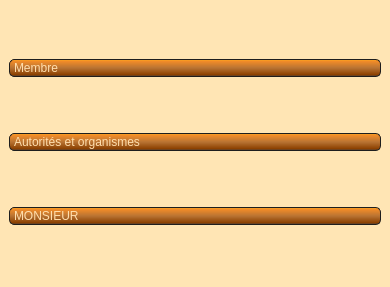
<?xml version="1.0" encoding="UTF-8"?>
<ui version="4.0">
 <class>filtre_mail</class>
 <widget class="QMainWindow" name="filtre_mail">
  <property name="geometry">
   <rect>
    <x>0</x>
    <y>0</y>
    <width>390</width>
    <height>287</height>
   </rect>
  </property>
  <property name="windowTitle">
   <string>AssoGestion - filtre email - AMSE</string>
  </property>
  <property name="styleSheet">
   <string notr="true">QWidget
{
    background-color: #FFE5B4;
}
QLineEdit
{
    background-color: QLinearGradient( x1: 0, y1: 0, x2: 0, y2: 1, stop: 0 #FFDEAD, stop: 0.1 #FAD5A5, stop: 0.5 #F4BB44, stop: 0.9 #FFAC1C, stop: 1 #E49B0F);
    padding: 1px;
    border-style: solid;
    border: 1px solid #1e1e1e;
    border-radius: 5;
}

QPushButton
{
    color: #FFDEAD;
    background-color: QLinearGradient( x1: 0, y1: 0, x2: 0, y2: 1, stop: 0 #FFAC1C, stop: 0.1 #F28C28, stop: 0.5 #B87333, stop: 0.9 #8B4000, stop: 1 #464646);
    border-width: 1px;
    border-color: #1e1e1e;
    border-style: solid;
    border-radius: 6;
    padding: 3px;
    font-size: 12px;
    padding-left: 5px;
    padding-right: 5px;
    min-width: 40px;
}

QPushButton:pressed
{
    background-color: QLinearGradient( x1: 0, y1: 0, x2: 0, y2: 1, stop: 0 #2d2d2d, stop: 0.1 #2b2b2b, stop: 0.5 #292929, stop: 0.9 #282828, stop: 1 #252525);
}

QComboBox
{
	color: #FFDEAD;
    selection-background-color: #FFDEAD;
    background-color: QLinearGradient( x1: 0, y1: 0, x2: 0, y2: 1, stop: 0 #FFAC1C, stop: 0.1 #F28C28, stop: 0.5 #B87333, stop: 0.9 #8B4000, stop: 1 #464646);
    border-style: solid;
    border: 1px solid #1e1e1e;
    border-radius: 5;
}

QComboBox:hover,QPushButton:hover
{
    border: 2px solid QLinearGradient( x1: 0, y1: 0, x2: 0, y2: 1, stop: 0 #FFAC1C, stop: 1 #F28C28);
}


QComboBox:on
{
    padding-top: 3px;
    padding-left: 4px;
    background-color: QLinearGradient( x1: 0, y1: 0, x2: 0, y2: 1, stop: 0 #2d2d2d, stop: 0.1 #2b2b2b, stop: 0.5 #292929, stop: 0.9 #282828, stop: 1 #252525);
    selection-background-color: #ffaa00;
}

QComboBox QAbstractItemView
{
    border: 2px solid darkgray;
    selection-background-color: QLinearGradient( x1: 0, y1: 0, x2: 0, y2: 1, stop: 0 #ffa02f, stop: 1 #d7801a);
}

QComboBox::drop-down
{
     subcontrol-origin: padding;
     subcontrol-position: top right;
     width: 15px;

     border-left-width: 0px;
     border-left-color: darkgray;
     border-left-style: solid; /* just a single line */
     border-top-right-radius: 3px; /* same radius as the QComboBox */
     border-bottom-right-radius: 3px;
 }


QScrollBar:horizontal {
     border: 1px solid #222222;
     background: QLinearGradient( x1: 0, y1: 0, x2: 0, y2: 1, stop: 0.0 #121212, stop: 0.2 #282828, stop: 1 #484848);
     height: 7px;
     margin: 0px 16px 0 16px;
}

QScrollBar::handle:horizontal
{
      background: QLinearGradient( x1: 0, y1: 0, x2: 1, y2: 0, stop: 0 #ffa02f, stop: 0.5 #d7801a, stop: 1 #ffa02f);
      min-height: 20px;
      border-radius: 2px;
}

QScrollBar::add-line:horizontal {
      border: 1px solid #1b1b19;
      border-radius: 2px;
      background: QLinearGradient( x1: 0, y1: 0, x2: 1, y2: 0, stop: 0 #ffa02f, stop: 1 #d7801a);
      width: 14px;
      subcontrol-position: right;
      subcontrol-origin: margin;
}

QScrollBar::sub-line:horizontal {
      border: 1px solid #1b1b19;
      border-radius: 2px;
      background: QLinearGradient( x1: 0, y1: 0, x2: 1, y2: 0, stop: 0 #ffa02f, stop: 1 #d7801a);
      width: 14px;
     subcontrol-position: left;
     subcontrol-origin: margin;
}

QScrollBar::right-arrow:horizontal, QScrollBar::left-arrow:horizontal
{
      border: 1px solid black;
      width: 1px;
      height: 1px;
      background: white;
}

QScrollBar::add-page:horizontal, QScrollBar::sub-page:horizontal
{
      background: none;
}

QScrollBar:vertical
{
      background: QLinearGradient( x1: 0, y1: 0, x2: 1, y2: 0, stop: 0.0 #121212, stop: 0.2 #282828, stop: 1 #484848);
      width: 7px;
      margin: 16px 0 16px 0;
      border: 1px solid #222222;
}

QScrollBar::handle:vertical
{
      background: QLinearGradient( x1: 0, y1: 0, x2: 0, y2: 1, stop: 0 #ffa02f, stop: 0.5 #d7801a, stop: 1 #ffa02f);
      min-height: 20px;
      border-radius: 2px;
}

QScrollBar::add-line:vertical
{
      border: 1px solid #1b1b19;
      border-radius: 2px;
      background: QLinearGradient( x1: 0, y1: 0, x2: 0, y2: 1, stop: 0 #ffa02f, stop: 1 #d7801a);
      height: 14px;
      subcontrol-position: bottom;
      subcontrol-origin: margin;
}

QScrollBar::sub-line:vertical
{
      border: 1px solid #1b1b19;
      border-radius: 2px;
      background: QLinearGradient( x1: 0, y1: 0, x2: 0, y2: 1, stop: 0 #d7801a, stop: 1 #ffa02f);
      height: 14px;
      subcontrol-position: top;
      subcontrol-origin: margin;
}

QScrollBar::up-arrow:vertical, QScrollBar::down-arrow:vertical
{
      border: 1px solid black;
      width: 1px;
      height: 1px;
      background: white;
}


QScrollBar::add-page:vertical, QScrollBar::sub-page:vertical
{
      background: none;
}

QHeaderView::section:horizontal
{
    background-color: QLinearGradient( x1: 0, y1: 0, x2: 0, y2: 1, stop: 0 #FFAC1C, stop: 0.1 #F28C28, stop: 0.5 #B87333, stop: 0.9 #8B4000, stop: 1 #464646);
    color: #FFDEAD;;
    padding-left: 4px;
    border: 1px solid #6c6c6c;
}
QHeaderView::section:vertical
{
    background-color: QLinearGradient( x1: 0, y1: 0, x2: 0, y2: 1, stop: 0 #FFAC1C, stop: 0.1 #F28C28, stop: 0.5 #B87333, stop: 0.9 #8B4000, stop: 1 #464646);
    color: #FFDEAD;;
    padding-left: 4px;
    border: 1px solid #6c6c6c;
}
QTableWidget QTableCornerButton::section {
    background-color: QLinearGradient( x1: 0, y1: 0, x2: 0, y2: 1, stop: 0 #FFAC1C, stop: 0.1 #F28C28, stop: 0.5 #B87333, stop: 0.9 #8B4000, stop: 1 #464646);
}
QTableWidget::item:selected{ background-color: QLinearGradient( x1: 0, y1: 0, x2: 0, y2: 1, stop: 0 #FFDEAD, stop: 0.1 #FAD5A5, stop: 0.5 #F4BB44, stop: 0.9 #FFAC1C, stop: 1 #E49B0F); }

QDateEdit
{
border : 2px solid #E49B0F;
background-color : QLinearGradient( x1: 0, y1: 0, x2: 0, y2: 1, stop: 0 #FFDEAD, stop: 0.1 #FAD5A5, stop: 0.5 #F4BB44, stop: 0.9 #FFAC1C, stop: 1 #E49B0F);;
padding : 5px;
}
QDateEdit::up-arraow
{
border : 2px solid black;
background-color : lightgreen;

}
QDateEdit::down-arrow
{
background-color : #E49B0F;
}

QTabWidget::tab-bar {
   border: 1px solid #E49B0F;
}

QTabBar::tab {
  background: #8B4000;
  color: white;
  padding: 10px;
 }

 QTabBar::tab:selected {
  background: #E49B0F;
 }

QTabWidget::pane { 
   border: none;
}</string>
  </property>
  <widget class="QWidget" name="centralwidget">
   <layout class="QGridLayout" name="gridLayout">
    <item row="0" column="0">
     <widget class="QComboBox" name="cb_cat">
      <item>
       <property name="text">
        <string>Membre</string>
       </property>
      </item>
      <item>
       <property name="text">
        <string>Ancien membre</string>
       </property>
      </item>
      <item>
       <property name="text">
        <string>Prospect</string>
       </property>
      </item>
      <item>
       <property name="text">
        <string>Collectivité</string>
       </property>
      </item>
     </widget>
    </item>
    <item row="1" column="0">
     <widget class="QComboBox" name="cb_sous_cat">
      <item>
       <property name="text">
        <string>Autorités et organismes</string>
       </property>
      </item>
      <item>
       <property name="text">
        <string>Archives et centre de doc</string>
       </property>
      </item>
      <item>
       <property name="text">
        <string>Curés</string>
       </property>
      </item>
     </widget>
    </item>
    <item row="2" column="0">
     <widget class="QComboBox" name="cb_titre">
      <item>
       <property name="text">
        <string>MONSIEUR</string>
       </property>
      </item>
      <item>
       <property name="text">
        <string>MADAME</string>
       </property>
      </item>
      <item>
       <property name="text">
        <string>M ET MME</string>
       </property>
      </item>
      <item>
       <property name="text">
        <string>PERE</string>
       </property>
      </item>
      <item>
       <property name="text">
        <string>MAIRIE DE</string>
       </property>
      </item>
     </widget>
    </item>
   </layout>
  </widget>
 </widget>
 <resources/>
 <connections/>
</ui>
